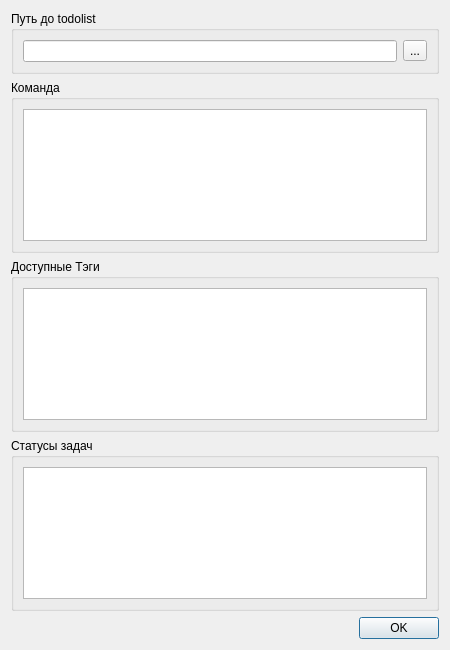
<?xml version="1.0" encoding="UTF-8"?>
<ui version="4.0">
 <class>SettingsDialog</class>
 <widget class="QDialog" name="SettingsDialog">
  <property name="geometry">
   <rect>
    <x>0</x>
    <y>0</y>
    <width>450</width>
    <height>650</height>
   </rect>
  </property>
  <property name="windowTitle">
   <string>Настройки</string>
  </property>
  <property name="modal">
   <bool>false</bool>
  </property>
  <layout class="QVBoxLayout" name="verticalLayout_2">
   <item>
    <widget class="QGroupBox" name="todolistBinPathGroupBox">
     <property name="title">
      <string>Путь до todolist</string>
     </property>
     <layout class="QHBoxLayout" name="horizontalLayout">
      <item>
       <widget class="QLineEdit" name="todolistBinPathLineEdit"/>
      </item>
      <item>
       <widget class="QToolButton" name="todolistBinPathToolButton">
        <property name="text">
         <string>...</string>
        </property>
       </widget>
      </item>
     </layout>
    </widget>
   </item>
   <item>
    <widget class="QGroupBox" name="usersGroupBox">
     <property name="title">
      <string>Команда</string>
     </property>
     <layout class="QVBoxLayout" name="verticalLayout">
      <item>
       <widget class="QTextEdit" name="usersTextEdit"/>
      </item>
     </layout>
    </widget>
   </item>
   <item>
    <widget class="QGroupBox" name="tagsGroupBox">
     <property name="title">
      <string>Доступные Тэги</string>
     </property>
     <layout class="QVBoxLayout" name="verticalLayout_3">
      <item>
       <widget class="QTextEdit" name="tagsTextEdit"/>
      </item>
     </layout>
    </widget>
   </item>
   <item>
    <widget class="QGroupBox" name="statusesGroupBox">
     <property name="title">
      <string>Статусы задач</string>
     </property>
     <layout class="QVBoxLayout" name="verticalLayout_4">
      <item>
       <widget class="QTextEdit" name="statusesTextEdit"/>
      </item>
     </layout>
    </widget>
   </item>
   <item>
    <widget class="QDialogButtonBox" name="buttonBox">
     <property name="standardButtons">
      <set>QDialogButtonBox::Ok</set>
     </property>
    </widget>
   </item>
  </layout>
 </widget>
 <resources/>
 <connections/>
</ui>
